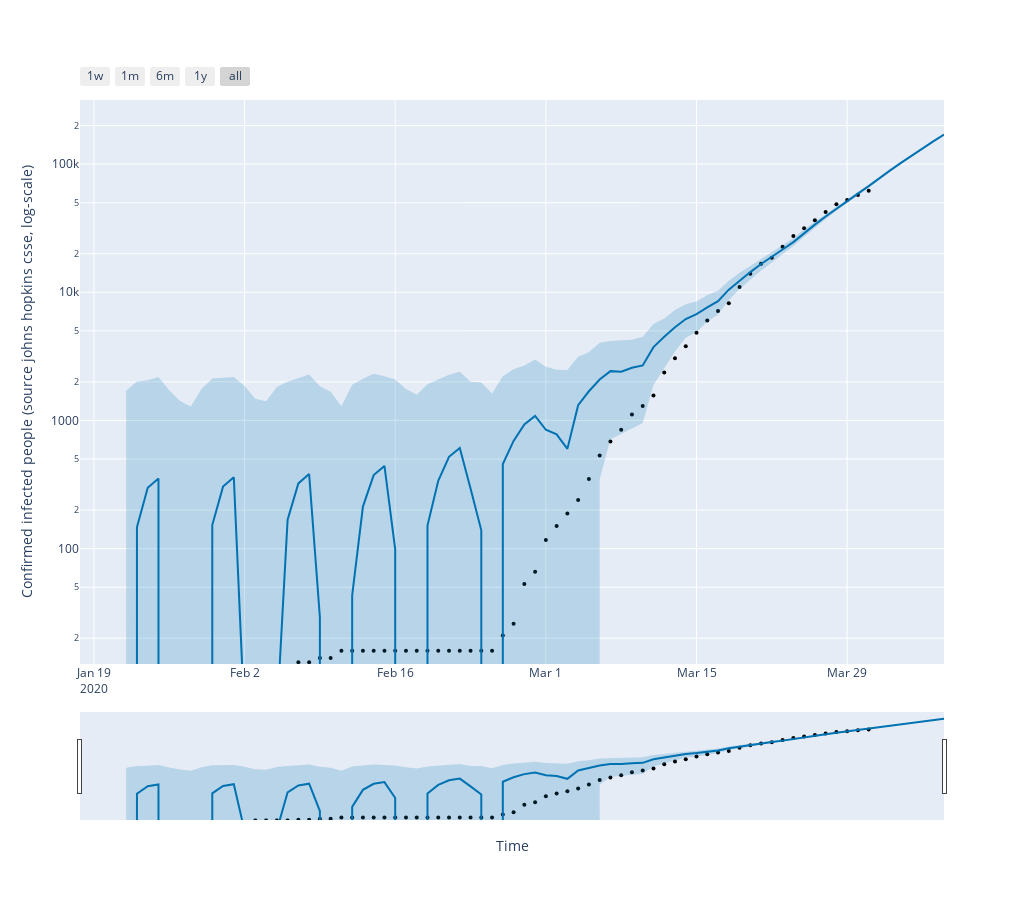

Notebook source saved alongside this figure:
### Code cell
import plotly.offline as py
from prophet.plot import plot_plotly

fig = plot_plotly(my_model, forecast)  # This returns a plotly Figure

fig.update_layout(
    width=1024,
    height=900,
    xaxis_title="Time",
    yaxis_title="Confirmed infected people (source johns hopkins csse, log-scale)",
)
fig.update_yaxes(type="log",range=[1.1,5.5])
py.iplot(fig)
